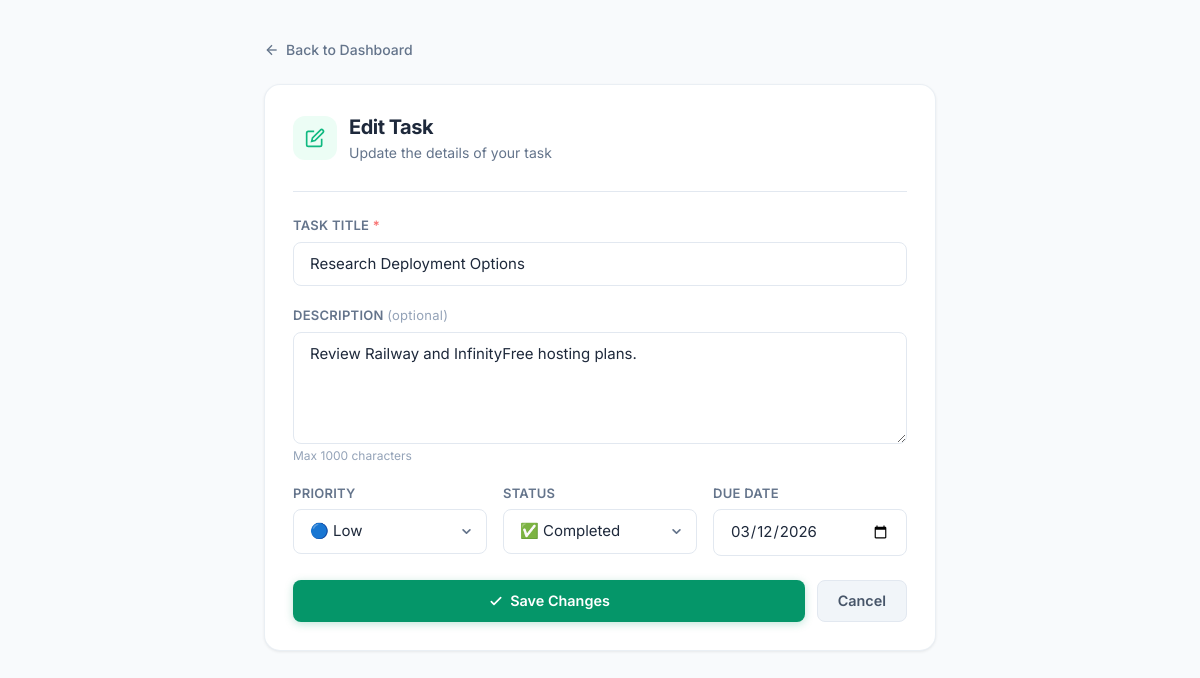
The app's page /editTask.php?id=3 (signed in) with its own data.
### tables this page shows
CREATE TABLE `tasks` (
  `id` int(11) NOT NULL AUTO_INCREMENT,
  `user_id` int(11) NOT NULL,
  `title` varchar(255) NOT NULL,
  `description` text DEFAULT NULL,
  `priority` enum('Low','Medium','High') NOT NULL DEFAULT 'Medium',
  `status` enum('Pending','Completed') NOT NULL DEFAULT 'Pending',
  `due_date` date DEFAULT NULL,
  `created_at` timestamp NOT NULL DEFAULT current_timestamp(),
  PRIMARY KEY (`id`),
  KEY `user_id` (`user_id`),
  CONSTRAINT `tasks_ibfk_1` FOREIGN KEY (`user_id`) REFERENCES `users` (`id`) ON DELETE CASCADE
);

### editTask.php (the view, shortened to what this page needs)
<?php
include 'config/db.php';
$task_id = (int) $_GET['id'];
$user_id = $_SESSION['user_id'];
$stmt = mysqli_prepare($conn, "SELECT id, title, description, priority, status, due_date FROM tasks WHERE id = ? AND user_id = ?");
mysqli_stmt_bind_param($stmt, "ii", $task_id, $user_id);
mysqli_stmt_execute($stmt);
$result = mysqli_stmt_get_result($stmt);
$task = mysqli_fetch_assoc($result);
$title       = $task['title'];
$description = $task['description'];
$priority    = $task['priority'];
$status      = $task['status'];
$due_date    = $task['due_date'] ?? '';
?>
<?php include 'includes/header.php'; ?>
<div class="min-h-screen py-10 px-4">
    <div class="max-w-2xl mx-auto">
        <a href="dashboard.php" class="inline-flex items-center gap-1.5 text-sm font-medium text-slate-500 hover:text-indigo-600 transition-colors mb-6">
            <svg class="w-4 h-4" fill="none" viewBox="0 0 24 24" stroke="currentColor" stroke-width="2">
                <line x1="19" y1="12" x2="5" y2="12"/><polyline points="12 19 5 12 12 5"/>
            </svg>
            Back to Dashboard
        </a>
        <div class="tf-card p-7 animate-scale-in">
            <div class="flex items-center gap-3 mb-7">
                <span class="stat-icon bg-emerald-50 w-11 h-11 rounded-xl">
                    <svg class="w-5 h-5 text-emerald-500" fill="none" viewBox="0 0 24 24" stroke="currentColor" stroke-width="2">
                        <path d="M11 4H4a2 2 0 00-2 2v14a2 2 0 002 2h14a2 2 0 002-2v-7"/>
                        <path d="M18.5 2.5a2.121 2.121 0 013 3L12 15l-4 1 1-4 9.5-9.5z"/>
                    </svg>
                </span>
                <div>
                    <h1 class="text-xl font-bold text-slate-800 tracking-tight">Edit Task</h1>
                    <p class="text-slate-500 text-sm mt-0.5">Update the details of your task</p>
                </div>
            </div>
            <hr class="tf-divider mt-0 mb-6">
            <form method="POST" class="space-y-5">
                <div>
                    <label class="tf-label" for="title">Task title <span class="text-red-400">*</span></label>
                    <input type="text" id="title" name="title"
                           value="<?php echo htmlspecialchars($title); ?>"
                           class="tf-input" placeholder="e.g. Design homepage wireframe">
                </div>
                <div>
                    <label class="tf-label" for="description">Description <span class="text-slate-400 font-normal normal-case">(optional)</span></label>
                    <textarea id="description" name="description" rows="4"
                              class="tf-input resize-y"
                              placeholder="Add any notes or details about this task…"><?php echo htmlspecialchars($description); ?></textarea>
                    <p class="text-xs text-slate-400 mt-1">Max 1000 characters</p>
                </div>
                <div class="grid grid-cols-1 sm:grid-cols-3 gap-4">
                    <div>
                        <label class="tf-label" for="priority">Priority</label>
                        <select id="priority" name="priority" class="tf-input">
                            <option value="Low"    <?php echo $priority == "Low"    ? "selected" : ""; ?>>🔵 Low</option>
                        </select>
                    </div>
                    <div>
                        <label class="tf-label" for="status">Status</label>
                        <select id="status" name="status" class="tf-input">
                            <option value="Completed" <?php echo $status == "Completed" ? "selected" : ""; ?>>✅ Completed</option>
                        </select>
                    </div>
                    <div>
                        <label class="tf-label" for="due_date">Due date</label>
                        <input type="date" id="due_date" name="due_date"
                               value="<?php echo htmlspecialchars($due_date ?? ''); ?>"
                               class="tf-input">
                    </div>
                </div>
                <div class="flex gap-3 pt-1">
                    <button type="submit" class="btn btn-success flex-1 justify-center py-2.5">
                        <svg class="w-4 h-4" fill="none" viewBox="0 0 24 24" stroke="currentColor" stroke-width="2.5">
                            <path stroke-linecap="round" stroke-linejoin="round" d="M5 13l4 4L19 7"/>
                        </svg>
                        Save Changes
                    </button>
                    <a href="dashboard.php" class="btn btn-secondary py-2.5">Cancel</a>
                </div>
            </form>
        </div>
    </div>
</div>
<?php include 'includes/footer.php'; ?>

### assets/style.css (style rules this page uses)
.animate-scale-in { animation: scaleIn 0.35s cubic-bezier(.34,1.56,.64,1) both; }
:root { --color-bg: #F8FAFC; --color-card: #FFFFFF; --color-primary: #4f46e5; --color-success: #059669; --color-warning: #d97706; --color-danger: #dc2626; --color-text: #1e293b; --color-muted: #64748b; --color-border: #e2e8f0; --radius-card: 1rem; --radius-input: 0.5rem; --shadow-card: 0 1px 3px rgba(0,0,0,.07), 0 1px 2px -1px rgba(0,0,0,.04); --shadow-hover: 0 8px 24px rgba(0,0,0,.10); }
body { background-color: var(--color-bg); color: var(--color-text); -webkit-font-smoothing: antialiased; }
.tf-input { display: block; width: 100%; padding: 0.625rem 1rem; font-size: 0.9375rem; line-height: 1.5; color: var(--color-text); background: #fff; border: 1.5px solid var(--color-border); border-radius: var(--radius-input); transition: border-color 0.18s ease, box-shadow 0.18s ease; outline: none; font-family: inherit; }
.tf-input::placeholder { color: #94a3b8; }
select.tf-input { appearance: none; background-repeat: no-repeat; background-position: right 0.75rem center; background-size: 1.1em; padding-right: 2.5rem; cursor: pointer; }
.tf-label { display: block; font-size: 0.8125rem; font-weight: 600; color: var(--color-muted); margin-bottom: 0.375rem; letter-spacing: 0.02em; text-transform: uppercase; }
.btn { display: inline-flex; align-items: center; gap: 0.4rem; padding: 0.575rem 1.25rem; font-size: 0.9rem; font-weight: 600; font-family: inherit; border-radius: 0.5rem; border: none; cursor: pointer; text-decoration: none; transition: background 0.15s ease, transform 0.12s ease, box-shadow 0.15s ease; white-space: nowrap; line-height: 1.4; }
.btn-success { background: var(--color-success); color: #fff; box-shadow: 0 2px 8px rgba(5,150,105,0.25); }
.btn-secondary { background: #f1f5f9; color: #475569; border: 1.5px solid var(--color-border); box-shadow: none; }
.tf-card { background: var(--color-card); border-radius: var(--radius-card); box-shadow: var(--shadow-card); border: 1px solid rgba(226,232,240,0.7); transition: box-shadow 0.2s ease, transform 0.2s ease; }
.stat-icon { width: 2.75rem; height: 2.75rem; border-radius: 0.75rem; display: flex; align-items: center; justify-content: center; flex-shrink: 0; }
.tf-divider { border: none; border-top: 1px solid var(--color-border); margin: 1.5rem 0; }

### records on screen
tasks: title "Research Deployment Options", description "Review Railway and InfinityFree hosting plans.", priority "🔵 Low", status "✅ Completed", due_date "03/12/2026"
